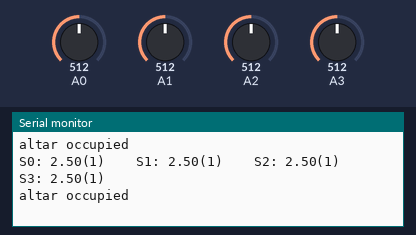
Recording of a sketch running on a simulated Arduino Uno, built with avr-gcc and run on an emulated ATmega328P. Shown: the last lines printed to the serial monitor. The test bench sets the inputs (shaded band); at power-on: A0 = 512, A1 = 512, A2 = 512, A3 = 512.

Above: at 2.2 s.
2.3 s: A0 set to 716
At 2.31 s:
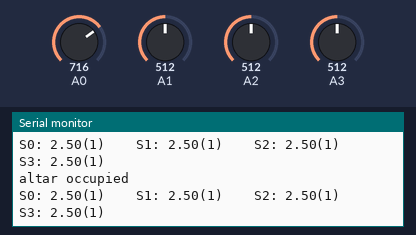
3.8 s: A1 set to 716
At 3.8 s:
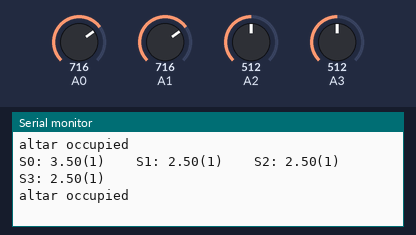
5.3 s: A2 set to 716
At 5.4 s:
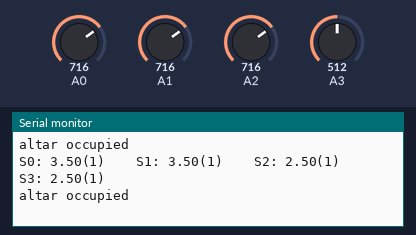
6.8 s: A3 set to 716
At 6.89 s:
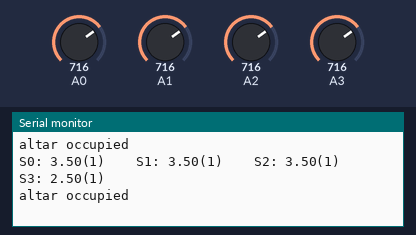
9.8 s: A0 set to 992
At 9.86 s:
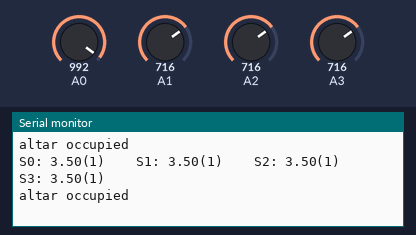
12.8 s: A1 set to 992
At 12.83 s:
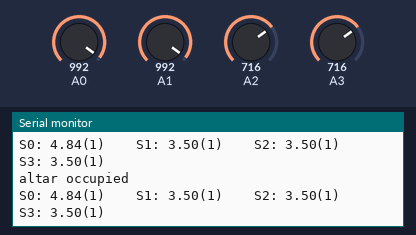
Timing chart, 0 to 15.8 s (numbered marks = the images above; inputs shaded):
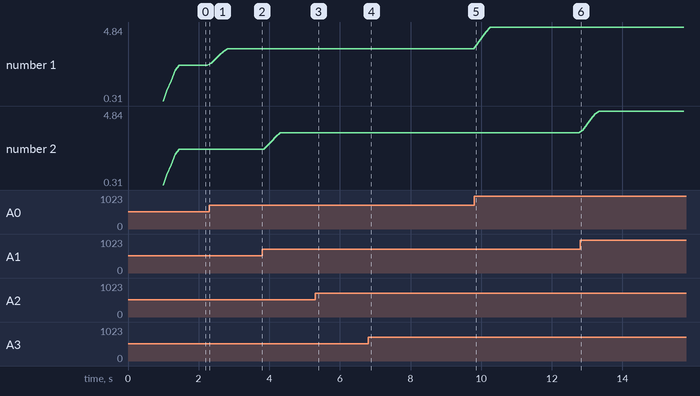

Measured:
- plotted number 1: 2.5 → 3.5 after the input at 2.3 s, 3.5 → 4.84 after the input at 9.8 s

The sketch:

SensorTestSerial.ino
```cpp
  // debugging mode or not.
  #define DEBUG true

  // how many sensor are connected?
  #define NUM_SENSORS 4
  // filtered sensor data is kept here:
  float sensorVoltage[NUM_SENSORS];

  bool capture[NUM_SENSORS];
  long unsigned int captureTime[NUM_SENSORS];


  // Filtering variables (averaging)
  #define NUM_READINGS 8
  int readings[NUM_SENSORS][NUM_READINGS];
  long unsigned int runningTotal[NUM_SENSORS];                  // the running total
  int average[NUM_SENSORS];
  // init of op-var
  int index = 0;                  // the index of the current reading
  unsigned long prevMillis = 0;
  // filtering variables:
  int sensorReadingInterval = 50;

  int captureDuration = 1000;
  float captureVoltage = 0.5;

  // sensor connections:
  // static const uint8_t analog_pins[] = {A0,A1,A2,A3,A4,A5,A6};


  void setup()
  {
    // Setup pins for input

    // Allocation (let's suppose size contains some value discovered at runtime,
    // e.g. obtained from some external source or through other program logic)
    //    if (capture != 0)
    //    {
    //      delete [] capture;
    //    }
    //    capture = new bool [sensorArraySize];
    //
    // //myArray=(int*)calloc(arrSize,sizeof(int))

    delay(1000);
    if (DEBUG) Serial.begin(9600);

  }

  const unsigned long int printInterval = 100;
  unsigned long int lastPrint = 0;
  void loop()
  {

    // SENSOR READ AND AVERAGING
    // index goes around the array in circular fashion:
    // once it records, it moves to the next value which at that moment keeps the last value in the array.
    // read every certain interval
    if (millis() - prevMillis > sensorReadingInterval)
    {

      // subtract the last reading:
      for (int t = 0; t < NUM_SENSORS; t++)
      {
        runningTotal[t] = runningTotal[t]  - readings[t][index];
        readings[t][index] = analogRead(t);
        runningTotal[t] = runningTotal[t] + readings[t][index];
        average[t] = runningTotal[t] / NUM_READINGS;
        sensorVoltage[t] = float(average[t]) / 1024.0 * 5.0;
      }
//
//      // read from the sensor:
//      for (int t = 0; t < NUM_SENSORS; t++)
//      {
//
//      }
//
//      // add the reading to the total:
//      for (int t = 0; t < NUM_SENSORS; t++)
//      {
//
//      }

      // advance to the next position in the array:
      index = index + 1;
      // if we're at the end of the array...
      if (index >= NUM_READINGS) index = 0; // ...wrap around to the beginning:

//      // calculate the average:
//      for (int t = 0; t < NUM_SENSORS; t++)
//      {
//
//      }

      // convert  to voltage
//      for (int t = 0; t < NUM_SENSORS; t++)
//      {
//
//        //if(DEBUG) Serial.print(sensorVoltage[t]);
//      }


      prevMillis = millis();
    }


    // SENSOR CAPTURE: IF SENSOR DETECT AN OBJECT, THEY REMAIN TRIGGERED FOR A PREDEFINED TIME
    for (int s = 0; s < NUM_SENSORS; s++)
    {
      if (sensorVoltage[s] > captureVoltage)
      {
        capture[s] = true;
        // record time
        captureTime[s] = millis();
      }
      else
      {
        if ((millis() - captureTime[s]) > captureDuration)
        {
          capture[s] = false;
        }
      }
    }

    bool presence = false;
    for (int t = 0; t < NUM_SENSORS; t++)
    {
      presence = presence || capture[t];
    }

    if (DEBUG && (millis()-lastPrint>printInterval))
    {
      for (int s = 0; s < NUM_SENSORS; s++)
      {
        Serial.print("S");
        Serial.print(s);
        Serial.print(": ");

        Serial.print(sensorVoltage[s]);
        Serial.print("(");
        Serial.print(capture[s]);
        Serial.print(")");
        Serial.print("    ");
      }
      Serial.println();
      if(presence) Serial.println("altar occupied");
      lastPrint = millis();
    }


    // if su


  }
```

filters.ino
```cpp
// median filtering?
  /*
 * Comparison function for qsort(): return an integer "less than, equal
 * to, or greater than zero if the first argument is considered to be
 * respectively less than, equal to, or greater than the second."
 */
int compare(const void *pa, const void *pb) {
    int a = *(int *)pa;
    int b = *(int *)pb;
    return a<b ? -1 : a>b ? +1 : 0;
}

#define FILTER_LENGTH 11  // length of the median filter, should be odd

/*
 * Input: raw sample.
 * Ouput: filtered sample.
 */
int median_filter(int data) {
    static int input_buffer[FILTER_LENGTH];
    static int input_index;
    int sorted_buffer[FILTER_LENGTH];

    // Store the current data point.
    input_buffer[input_index] = data;
    if (++input_index >= FILTER_LENGTH) input_index = 0;

    // Sort a copy of the input buffer.
    for (int i = 0; i < FILTER_LENGTH; i++)
        sorted_buffer[i] = input_buffer[i];
    qsort(sorted_buffer, FILTER_LENGTH, sizeof *sorted_buffer, compare);

    // Return median.
    return sorted_buffer[FILTER_LENGTH/2];
}
```
